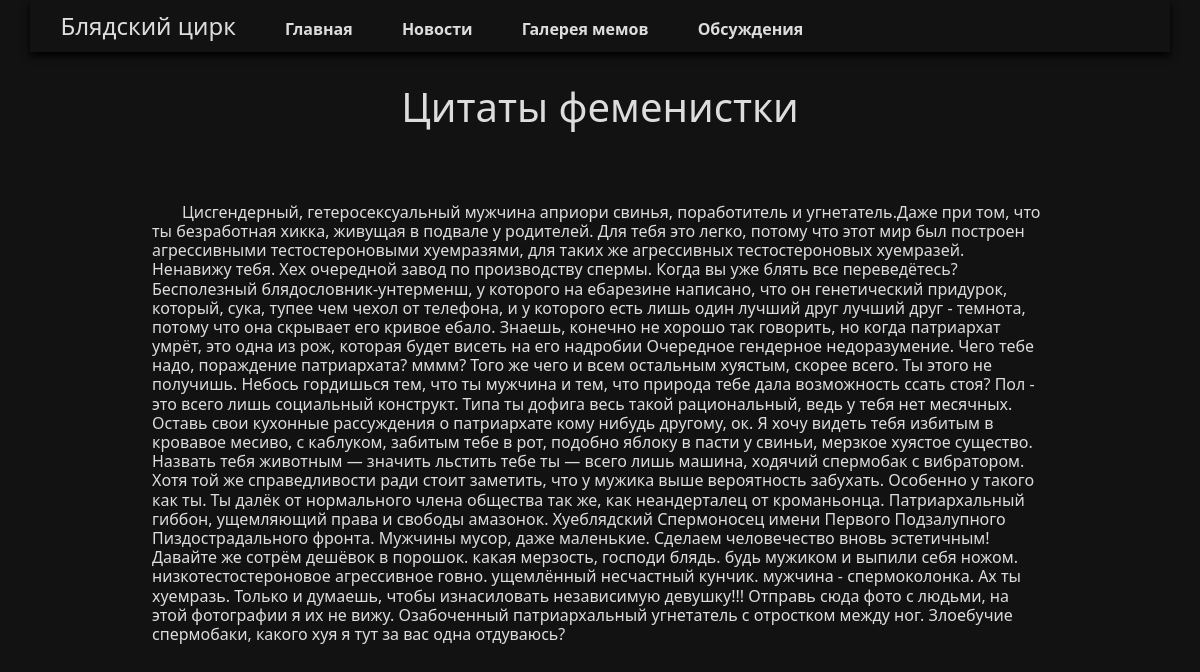
Page /blog/3/ on the committed database.
### blog/models.py (models this page shows, shortened)
class Blog(models.Model):
    title = models.CharField(max_length=100, verbose_name="Название статьи")
    subtitle = models.CharField(max_length=2550000, verbose_name="Текст статьи")
    time = models.DateTimeField(auto_now=False, default=timezone.now, verbose_name="дата")
    class Meta:
        verbose_name = "Блоги"
        verbose_name_plural = "Блоги"

### blog/views.py (the view)
# urls.py: path('<int:blog_id>/', views.detail, name='detail'),
def detail(request, blog_id):
    blog = get_object_or_404(Blog, pk=blog_id)
    return render(request, 'blog/detail.html', {'blog': blog})

### blog/templates/blog/detail.html (shortened to what this page needs)
{% extends 'blog/base.html' %} {% load static %} {% block content %}
    <section>
        <div class="blog-content">
            <h1>{{ blog.title }}</h1>
            <br>
            <br>
            <h6>{{ blog.subtitle | safe }}</h6>
        </div>
    </section>
{% endblock %}

### portfolio/static/css/StyleCss.css (style rules this page uses)
h6 { text-indent: 30px; }
* { text-decoration: none; }
body { margin: 0 30px; }
body { color: #dedddd; background-color: rgb(18, 18, 18); }
.blog-content > h6 { text-decoration: none; color: #dedddd; font-weight: 400; text-align: left; margin: 8px; }
.blog-content > h1 { text-decoration: none; color: #dedddd; font-weight: 400; text-align: center; margin: 8px; text-align: center; }
section { padding: 2% 10%; }

### rows in the picture
Blog: title "Цитаты феменистки", subtitle "Цисгендерный, гетеросексуальный мужчина априори свинья, поработитель и угнетатель.Даже при том, что ты безработная хикка, живущая в подвале у родителей. Для тебя это легко, потому что этот мир был построен агрессивными тестостероновыми хуемразями, для таких же агрессивных тестостероновых хуемразей. Ненавижу тебя. Хех очередной завод по производству спермы. Когда вы уже блять все переведётесь? Бесполезный блядословник-унтерменш, у которого на ебарезине написано, что он генетический придурок, который, сука, тупее чем чехол от телефона, и у которого есть лишь один лучший друг лучший друг - темнота, потому что она скрывает его кривое ебало. Знаешь, конечно не хорошо так говорить, но когда…"
